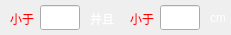
    <widget class="QWidget" name="widget_2" native="true">
     <property name="geometry">
      <rect>
       <x>310</x>
       <y>80</y>
       <width>231</width>
       <height>35</height>
      </rect>
     </property>
     <property name="minimumSize">
      <size>
       <width>0</width>
       <height>35</height>
      </size>
     </property>
     <property name="maximumSize">
      <size>
       <width>16777215</width>
       <height>35</height>
      </size>
     </property>
     <property name="styleSheet">
      <string notr="true">QWidget#widget_2{
border:1px solid rgb(255,255,255);
}</string>
     </property>
     <widget class="QLineEdit" name="lineEditYesFaultNumber">
      <property name="geometry">
       <rect>
        <x>40</x>
        <y>5</y>
        <width>40</width>
        <height>25</height>
       </rect>
      </property>
      <property name="minimumSize">
       <size>
        <width>40</width>
        <height>25</height>
       </size>
      </property>
      <property name="maximumSize">
       <size>
        <width>40</width>
        <height>25</height>
       </size>
      </property>
      <property name="styleSheet">
       <string notr="true">color: rgb(255, 255, 255);</string>
      </property>
     </widget>
     <widget class="QLabel" name="label_18">
      <property name="geometry">
       <rect>
        <x>90</x>
        <y>11</y>
        <width>25</width>
        <height>15</height>
       </rect>
      </property>
      <property name="minimumSize">
       <size>
        <width>25</width>
        <height>15</height>
       </size>
      </property>
      <property name="maximumSize">
       <size>
        <width>25</width>
        <height>15</height>
       </size>
      </property>
      <property name="styleSheet">
       <string notr="true">QLabel{
color: rgb(255, 255, 255);
font: 75 10pt &quot;新宋体&quot;;
}</string>
      </property>
      <property name="text">
       <string>并且</string>
      </property>
     </widget>
     <widget class="QLineEdit" name="lineEditYesFaultLength">
      <property name="geometry">
       <rect>
        <x>160</x>
        <y>5</y>
        <width>40</width>
        <height>25</height>
       </rect>
      </property>
      <property name="minimumSize">
       <size>
        <width>40</width>
        <height>25</height>
       </size>
      </property>
      <property name="maximumSize">
       <size>
        <width>40</width>
        <height>25</height>
       </size>
      </property>
      <property name="styleSheet">
       <string notr="true">color: rgb(255, 255, 255);</string>
      </property>
     </widget>
     <widget class="QLabel" name="label_31">
      <property name="geometry">
       <rect>
        <x>10</x>
        <y>11</y>
        <width>25</width>
        <height>15</height>
       </rect>
      </property>
      <property name="minimumSize">
       <size>
        <width>25</width>
        <height>15</height>
       </size>
      </property>
      <property name="maximumSize">
       <size>
        <width>25</width>
        <height>15</height>
       </size>
      </property>
      <property name="styleSheet">
       <string notr="true">QLabel{
color: rgb(255, 0, 0);
font: 75 10pt &quot;新宋体&quot;;
}</string>
      </property>
      <property name="text">
       <string>小于</string>
      </property>
     </widget>
     <widget class="QLabel" name="label_38">
      <property name="geometry">
       <rect>
        <x>130</x>
        <y>11</y>
        <width>25</width>
        <height>15</height>
       </rect>
      </property>
      <property name="minimumSize">
       <size>
        <width>25</width>
        <height>15</height>
       </size>
      </property>
      <property name="maximumSize">
       <size>
        <width>25</width>
        <height>15</height>
       </size>
      </property>
      <property name="styleSheet">
       <string notr="true">QLabel{
color: rgb(255, 0, 0);
font: 75 10pt &quot;新宋体&quot;;
}</string>
      </property>
      <property name="text">
       <string>小于</string>
      </property>
     </widget>
     <widget class="QLabel" name="label_40">
      <property name="geometry">
       <rect>
        <x>210</x>
        <y>10</y>
        <width>15</width>
        <height>15</height>
       </rect>
      </property>
      <property name="minimumSize">
       <size>
        <width>15</width>
        <height>15</height>
       </size>
      </property>
      <property name="maximumSize">
       <size>
        <width>15</width>
        <height>15</height>
       </size>
      </property>
      <property name="styleSheet">
       <string notr="true">QLabel{
color: rgb(255, 255, 255);
font: 75 10pt &quot;新宋体&quot;;
}</string>
      </property>
      <property name="text">
       <string>cm</string>
      </property>
     </widget>
    </widget>
